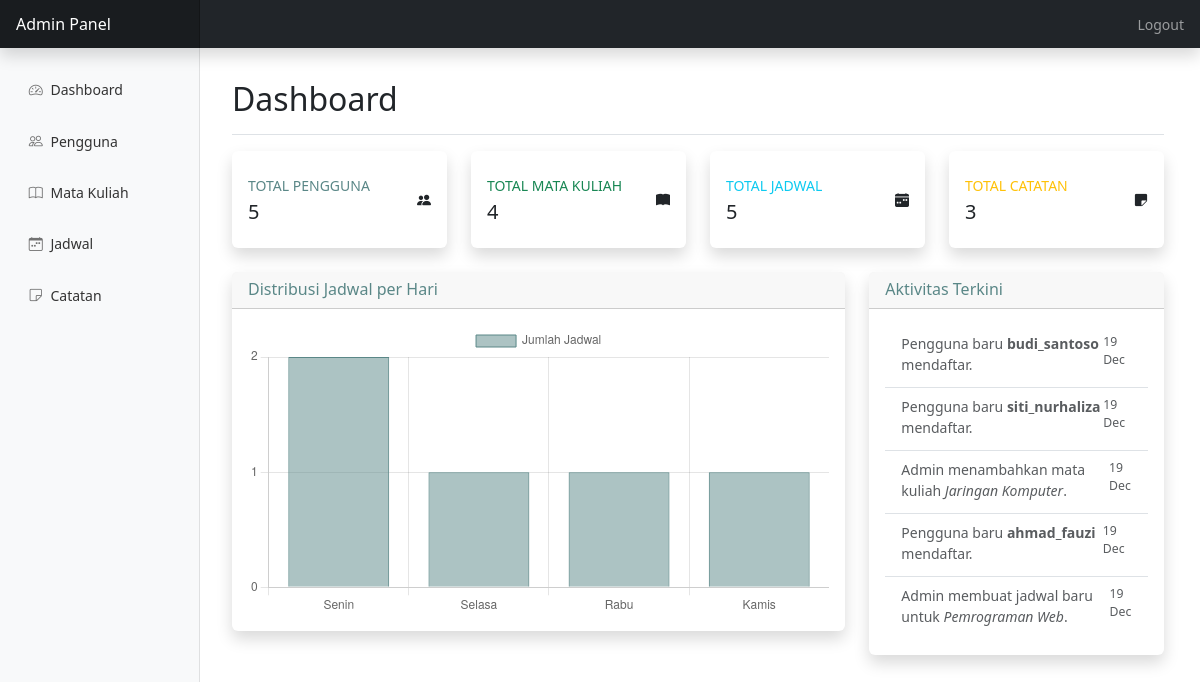
/admin2/index.php, run on the app's committed database.
### tables this page shows
CREATE TABLE `activity_log` (
  `id` int(11) NOT NULL,
  `user_id` int(11) DEFAULT NULL,
  `activity` varchar(255) NOT NULL,
  `created_at` timestamp NOT NULL DEFAULT CURRENT_TIMESTAMP
);

### admin2/index.php (the view, shortened to what this page needs)
<?php
require_once 'config/koneksi.php';
 $stmt_users = $conn->prepare("SELECT COUNT(*) FROM users");
 $stmt_users->execute();
 $total_users = $stmt_users->get_result()->fetch_row()[0];
 $stmt_courses = $conn->prepare("SELECT COUNT(*) FROM courses");
 $stmt_courses->execute();
 $total_courses = $stmt_courses->get_result()->fetch_row()[0];
 $stmt_schedules = $conn->prepare("SELECT COUNT(*) FROM schedules");
 $stmt_schedules->execute();
 $total_schedules = $stmt_schedules->get_result()->fetch_row()[0];
 $stmt_notes = $conn->prepare("SELECT COUNT(*) FROM notes");
 $stmt_notes->execute();
 $total_notes = $stmt_notes->get_result()->fetch_row()[0];
 $stmt_activity = $conn->prepare("SELECT a.activity, a.created_at FROM activity_log a ORDER BY a.created_at DESC LIMIT 5");
 $stmt_activity->execute();
 $result_activity = $stmt_activity->get_result();
 $schedule_data = $conn->query("SELECT day_of_week, COUNT(*) as count FROM schedules GROUP BY day_of_week ORDER BY FIELD(day_of_week, 'Senin', 'Selasa', 'Rabu', 'Kamis', 'Jumat', 'Sabtu', 'Minggu')");
 $labels = [];
 $data = [];
while($row = $schedule_data->fetch_assoc()){
    $labels[] = $row['day_of_week'];
    $data[] = $row['count'];
}
require_once 'includes/header.php';
require_once 'includes/sidebar.php';
?>
<main class="col-md-9 ms-sm-auto col-lg-10 px-md-4 main">
    <div class="d-flex justify-content-between flex-wrap flex-md-nowrap align-items-center pt-3 pb-2 mb-3 border-bottom">
        <h1 class="h2">Dashboard</h1>
    </div>
    <div class="row">
        <div class="col-xl-3 col-md-6 mb-4">
            <div class="card border-left-primary shadow h-100 py-2">
                <div class="card-body">
                    <div class="row no-gutters align-items-center">
                        <div class="col mr-2">
                            <div class="text-xs font-weight-bold text-primary text-uppercase mb-1">Total Pengguna</div>
                            <div class="h5 mb-0 font-weight-bold text-gray-800"><?php echo $total_users; ?></div>
                        </div>
                        <div class="col-auto">
                            <i class="bi bi-people-fill fa-2x text-gray-300"></i>
                        </div>
                    </div>
                </div>
            </div>
        </div>
        <div class="col-xl-3 col-md-6 mb-4">
            <div class="card border-left-success shadow h-100 py-2">
                <div class="card-body">
                    <div class="row no-gutters align-items-center">
                        <div class="col mr-2">
                            <div class="text-xs font-weight-bold text-success text-uppercase mb-1">Total Mata Kuliah</div>
                            <div class="h5 mb-0 font-weight-bold text-gray-800"><?php echo $total_courses; ?></div>
                        </div>
                        <div class="col-auto">
                            <i class="bi bi-book-fill fa-2x text-gray-300"></i>
                        </div>
                    </div>
                </div>
            </div>
        </div>
        <div class="col-xl-3 col-md-6 mb-4">
            <div class="card border-left-info shadow h-100 py-2">
                <div class="card-body">
                    <div class="row no-gutters align-items-center">
                        <div class="col mr-2">
                            <div class="text-xs font-weight-bold text-info text-uppercase mb-1">Total Jadwal</div>
                            <div class="h5 mb-0 font-weight-bold text-gray-800"><?php echo $total_schedules; ?></div>
                        </div>
                        <div class="col-auto">
                            <i class="bi bi-calendar-week-fill fa-2x text-gray-300"></i>
                        </div>
                    </div>
                </div>
            </div>
        </div>
        <div class="col-xl-3 col-md-6 mb-4">
            <div class="card border-left-warning shadow h-100 py-2">
                <div class="card-body">
                    <div class="row no-gutters align-items-center">
                        <div class="col mr-2">
                            <div class="text-xs font-weight-bold text-warning text-uppercase mb-1">Total Catatan</div>
                            <div class="h5 mb-0 font-weight-bold text-gray-800"><?php echo $total_notes; ?></div>
                        </div>
                        <div class="col-auto">
                            <i class="bi bi-sticky-fill fa-2x text-gray-300"></i>
                        </div>
                    </div>
                </div>
            </div>
        </div>
    </div>
    <div class="row">
        <div class="col-lg-8 mb-4">
            <div class="card shadow">
                <div class="card-header">
                    <h6 class="m-0 font-weight-bold text-primary">Distribusi Jadwal per Hari</h6>
                </div>
                <div class="card-body">
                    <canvas id="scheduleChart"></canvas>
                </div>
            </div>
        </div>
        <div class="col-lg-4 mb-4">
            <div class="card shadow">
                <div class="card-header">
                    <h6 class="m-0 font-weight-bold text-primary">Aktivitas Terkini</h6>
                </div>
                <div class="card-body">
                    <?php if ($result_activity->num_rows > 0): ?>
                        <div class="list-group list-group-flush">
                            <?php while($activity = $result_activity->fetch_assoc()): ?>
                                <a href="#" class="list-group-item list-group-item-action">
                                    <div class="d-flex w-100 justify-content-between">
                                        <p class="mb-1"><?php echo $activity['activity']; ?></p>
                                        <small class="text-muted"><?php echo date('d M', strtotime($activity['created_at'])); ?></small>
                                    </div>
                                </a>
                            <?php endwhile; ?>
                        </div>
                    <?php else: ?>
                        <p>Belum ada aktivitas.</p>
                    <?php endif; ?>
                </div>
            </div>
        </div>
    </div>
</main>
</div>
<script>
    // Script untuk membuat grafik
    const ctx = document.getElementById('scheduleChart').getContext('2d');
    const scheduleChart = new Chart(ctx, {
        type: 'bar',
        data: {
            labels: <?php echo json_encode($labels); ?>,
            datasets: [{
                label: 'Jumlah Jadwal',
                data: <?php echo json_encode($data); ?>,
                backgroundColor: 'rgba(90, 135, 135, 0.5)',
                borderColor: 'rgba(90, 135, 135, 1)',
                borderWidth: 1
            }]
        },
        options: {
            responsive: true,
            scales: {
                y: {
                    beginAtZero: true,
                    ticks: {
                        stepSize: 1
                    }
                }
            }
        }
    });
</script>
</body>
</html>

### admin2/assets/css/style.css (style rules this page uses)
:root { --bs-primary: #5a8787; --bs-primary-rgb: 90, 135, 135; --bs-secondary: #6c757d; --bs-success: #198754; --bs-info: #0dcaf0; --bs-warning: #ffc107; --bs-danger: #dc3545; --bs-light: #f8f9fa; --bs-dark: #212529; }
body { font-size: .875rem; }
.main { margin-left: 240px; padding: 1rem; }
.card { border: none; box-shadow: 0 0.125rem 0.25rem rgba(0, 0, 0, 0.075); transition: box-shadow .15s ease-in-out; }

### data on the page
activity_log: activity "Pengguna baru budi_santoso mendaftar.", created_at "19 Dec"
activity_log: activity "Pengguna baru siti_nurhaliza mendaftar.", created_at "19 Dec"
activity_log: activity "Admin menambahkan mata kuliah Jaringan Komputer .", created_at "19 Dec"
activity_log: activity "Pengguna baru ahmad_fauzi mendaftar.", created_at "19 Dec"
activity_log: activity "Admin membuat jadwal baru untuk Pemrograman Web .", created_at "19 Dec"

### other printed values
$total_users "5"
$total_courses "4"
$total_schedules "5"
$total_notes "3"
chart data {{ json_encode($labels) }} ["Senin","Selasa","Rabu","Kamis"]
chart data {{ json_encode($data) }} ["2","1","1","1"]
